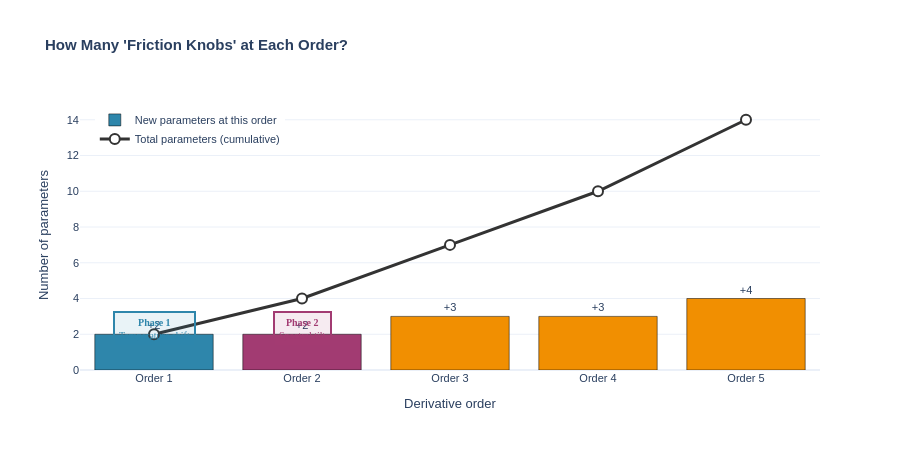

The cell this chart's notebook holds for it:
### Markdown cell above
## Part 2: How Many Knobs Does Nature Need?

One of the deep insights from SK-EFT is that **symmetry counts the parameters**. At each level of detail (each "derivative order"), the three fundamental constraints — probabilities, positivity, and equilibrium fluctuation-dissipation — eliminate most possible friction terms.

### The counting formula

At derivative order $N$, the number of independent transport coefficients is:

$$\text{count}(N) = \left\lfloor \frac{N+1}{2} \right\rfloor + 1$$

- **Order 1 (Phase 1):** count = 2 parameters (γ₁, γ₂)
- **Order 2 (Phase 2):** count = 2 new parameters (γ_{2,1}, γ_{2,2}), BUT positivity constraint γ_{2,1} + γ_{2,2} = 0 reduces this to 1 independent parameter
- **Order 3:** count = 3 new parameters
- **Order 4:** count = 3 new parameters

This counting is not arbitrary — it emerges from Lorentz and thermal symmetries. The theory grows in a controlled way, not chaotically.

### Code cell
# ── Figure 2: Transport coefficient counting ──
# Shows the counting formula and Phase 1 vs Phase 2

orders = np.arange(1, 6)
counts = np.array([(N + 1) // 2 + 1 for N in orders])
cumulative = np.cumsum(counts)

fig2 = go.Figure()

# Bar chart: new coefficients at each order
colors_orders = [
    "#2E86AB" if n == 1 else "#A23B72" if n == 2 else "#F18F01" for n in orders
]
fig2.add_trace(
    go.Bar(
        x=[f"Order {int(N)}" for N in orders],
        y=counts,
        name="New parameters at this order",
        marker=dict(color=colors_orders, line=dict(color="black", width=0.5)),
        text=[f"+{int(c)}" for c in counts],
        textposition="outside",
        hovertemplate="<b>Order %{x}</b><br>New parameters: %{y}<extra></extra>",
    )
)

# Line: cumulative total
fig2.add_trace(
    go.Scatter(
        x=[f"Order {int(N)}" for N in orders],
        y=cumulative,
        name="Total parameters (cumulative)",
        mode="lines+markers",
        line=dict(color="#333333", width=3),
        marker=dict(size=10, color="white", line=dict(color="#333333", width=2)),
        text=[f"{int(c)}" for c in cumulative],
        textposition="top center",
        hovertemplate="<b>Order %{x}</b><br>Total parameters: %{y}<extra></extra>",
    )
)

fig2.update_layout(
    title_text="<b>How Many 'Friction Knobs' at Each Order?</b>",
    yaxis_title="Number of parameters",
    xaxis_title="Derivative order",
    template="plotly_white",
    height=450,
    font=dict(family="Arial, sans-serif", size=11),
    hovermode="x",
    showlegend=True,
    legend=dict(x=0.02, y=0.98),
)

# Annotation highlighting Phase 1 and Phase 2
fig2.add_annotation(
    x="Order 1",
    y=2.3,
    text="<b>Phase 1</b><br>Temperature shift",
    showarrow=False,
    font=dict(color="#2E86AB", size=10, family="Arial Black"),
    bgcolor="rgba(46, 134, 171, 0.1)",
    bordercolor="#2E86AB",
    borderwidth=2,
    borderpad=4,
)

fig2.add_annotation(
    x="Order 2",
    y=2.3,
    text="<b>Phase 2</b><br>Spectral tilt",
    showarrow=False,
    font=dict(color="#A23B72", size=10, family="Arial Black"),
    bgcolor="rgba(162, 59, 114, 0.1)",
    bordercolor="#A23B72",
    borderwidth=2,
    borderpad=4,
)

fig2.show()

### Figure 1 — Plotly figure (JSON) as saved in the notebook; plotly's stock layout.template omitted (floating-point values rounded to 4 significant figures)
{"data": [{"hovertemplate": "<b>Order %{x}</b><br>New parameters: %{y}<extra></extra>", "marker": {"color": ["#2E86AB", "#A23B72", "#F18F01", "#F18F01", "#F18F01"], "line": {"color": "black", "width": 0.5}}, "name": "New parameters at this order", "text": ["+2", "+2", "+3", "+3", "+4"], "textposition": "outside", "type": "bar", "x": ["Order 1", "Order 2", "Order 3", "Order 4", "Order 5"], "y": [2, 2, 3, 3, 4]}, {"hovertemplate": "<b>Order %{x}</b><br>Total parameters: %{y}<extra></extra>", "line": {"color": "#333333", "width": 3}, "marker": {"color": "white", "line": {"color": "#333333", "width": 2}, "size": 10}, "mode": "lines+markers", "name": "Total parameters (cumulative)", "text": ["2", "4", "7", "10", "14"], "textposition": "top center", "type": "scatter", "x": ["Order 1", "Order 2", "Order 3", "Order 4", "Order 5"], "y": [2, 4, 7, 10, 14]}], "layout": {"annotations": [{"bgcolor": "rgba(46, 134, 171, 0.1)", "bordercolor": "#2E86AB", "borderpad": 4, "borderwidth": 2, "font": {"color": "#2E86AB", "family": "Arial Black", "size": 10}, "showarrow": false, "text": "<b>Phase 1</b><br>Temperature shift", "x": "Order 1", "y": 2.3}, {"bgcolor": "rgba(162, 59, 114, 0.1)", "bordercolor": "#A23B72", "borderpad": 4, "borderwidth": 2, "font": {"color": "#A23B72", "family": "Arial Black", "size": 10}, "showarrow": false, "text": "<b>Phase 2</b><br>Spectral tilt", "x": "Order 2", "y": 2.3}], "font": {"family": "Arial, sans-serif", "size": 11}, "height": 450, "hovermode": "x", "legend": {"x": 0.02, "y": 0.98}, "showlegend": true, "title": {"text": "<b>How Many 'Friction Knobs' at Each Order?</b>"}, "xaxis": {"title": {"text": "Derivative order"}}, "yaxis": {"title": {"text": "Number of parameters"}}}}
